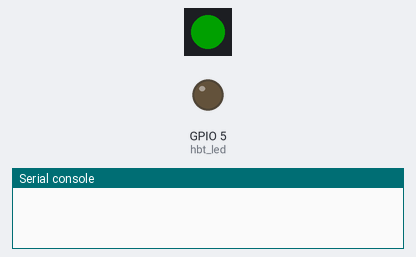
This program was run on a simulated ESP32 board running MicroPython. Parts: 1 RGB LEDs in strip order, left to right, output pins drawn as LEDs (lit = HIGH), the last lines printed to the serial console. Dim RGB values are drawn brighter than linear; a WiFi scan finds one network, HomeNet. At 8.0 s the program stops and its outputs stay as they are.

Above: at 0.12 s.
At 0.8 s:
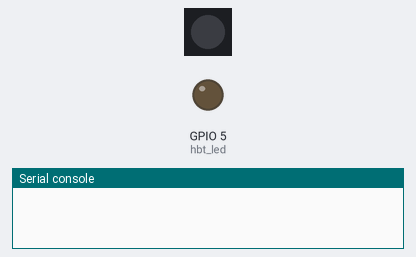
At 8.1 s:
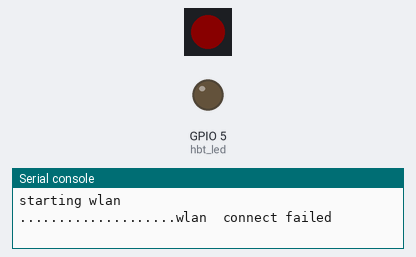
Timing chart, 0 to 9.5 s (numbered marks = the images above):
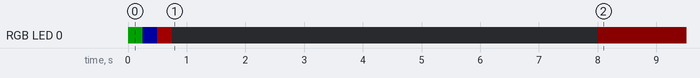

The program:

main.py
```python
from machine import Pin
from neopixel import NeoPixel
import utime

import wlan

def light_show():
    show = [(0, 33, 0), (0, 0, 33), (33, 0, 0), (0, 0, 0)]
    for color in show:
        neo_status[0] = color
        neo_status.write()
        utime.sleep_ms(250)

hbt_led = Pin(5, Pin.OUT)

func_button = Pin(36, Pin.IN) # Has external pullup

neo_status_pin = Pin(17, Pin.OUT)
neo_status = NeoPixel(neo_status_pin, 1)
light_show()

print('starting wlan')

if wlan.connect():
    neo_status[0] = (0, 10, 2)
    neo_status.write()
else:
    neo_status[0] = (10, 0, 0)
    neo_status.write()
```

wlan.py
```python
import webrepl
import network
import utime


networks = {'evezor': 'drinkmaker', 'Grammys_IoT':'AAGI96475', 'Herrmann': 'storage18', 'PumpingStationOne': 'ps1frocks'}

def connect() -> bool:
    wlan = network.WLAN(network.STA_IF)
    wlan.active(True)
    aps = wlan.scan()
    for ap in aps:
        net = ap[0].decode('ascii')
        if net in networks:
            print('connecting to ' + net)
            wlan.connect(net, networks[net])

    timeout = utime.ticks_add(utime.ticks_ms(), 5000)
    while not wlan.isconnected():
        if utime.ticks_diff(timeout, utime.ticks_ms()) <= 0:
            print('wlan  connect failed')
            return False

        print(".", end = "")
        utime.sleep_ms(250)
    print('Connection successful')
    print(wlan.ifconfig())
    webrepl.start()
    return True
```

Measured:
- by itself, RGB LED 0: off → RGB(0, 33, 0) at 0.00 s, → RGB(0, 0, 33) 0.25 s later, → RGB(33, 0, 0) 0.25 s later, → off 0.25 s later, … (5 changes in this stretch)
